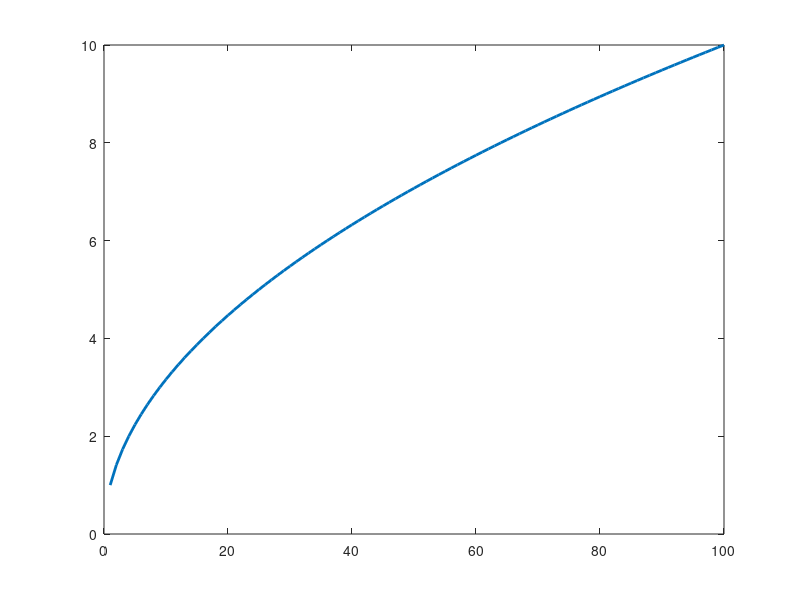

Recreate this plot in MATLAB. (Note: this script raises an error after producing the figure.)
%% |hline| documentation
% hline creates horizontal lines on a plot. 
% 
% See also <vline_docummentation.html |vline|> and <hfill_documentation.html |hfill|>.
% 
% <CDT_Contents.html Back to Climate Data Tools Contents> 
%% Syntax 
% 
%  hline(y) 
%  hline(y,LineSpec) 
%  hline(...,'Name',Value,...)
%  h = hline(...)
% 
%% Description
% 
% |hline(y)| plots horizontal lines at the locations |y|. 
%
% |hline(y,LineSpec)| sets the line style, marker symbol, and color.
% 
% |hline(...,'Name',Value,...)| specifies line properties using one or more 
% Name,Value pair arguments. For a list of properties, see Line Properties. 
% Use this option with any of the input argument combinations in the previous 
% syntaxes.
% 
% |h = hline(...)| returns a handle |h| of the plotted lines. 
% 
%% Examples 
% Starting with this plot: 

plot((1:100).^0.5,'linewidth',2)

%% 
% Add a horizontal line at y=5: 

hline(5)

%% 
% Make it a black line instead: 

hline(5,'k')

%% 
% Plot thick dotted pink lines at y = 6, 7, 8, and 9. To specify pink you
% can either enter the RGB values |[1 0.51 0.75]| or you can use the
% <rgb_documentation.html |rgb|> function: 

hline(6:9,':','color',rgb('pink'),'linewidth',2)

%% Author Info
% This function is part of the <http://www.github.com/chadagreene/CDT Climate Data Toolbox for Matlab>.
% The function and supporting documentation were written by Chad A. Greene
% of the University of Texas at Austin. 